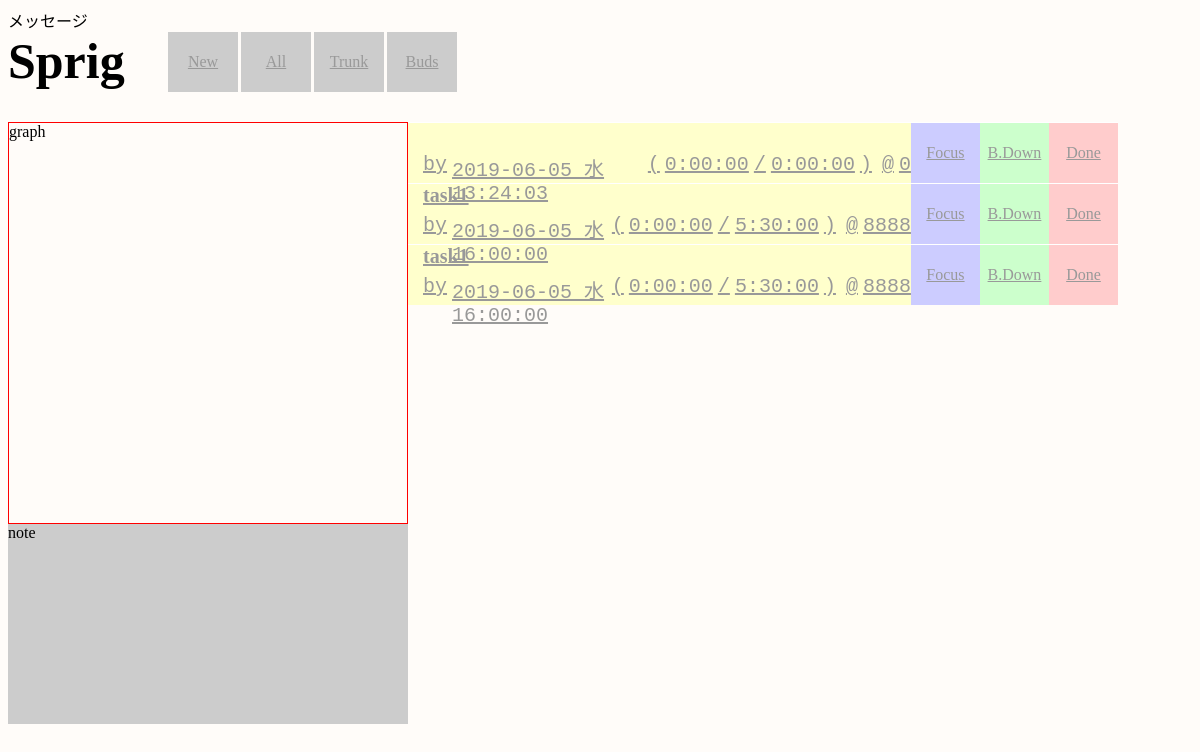
The page /show_trunk on the database as committed earlier.
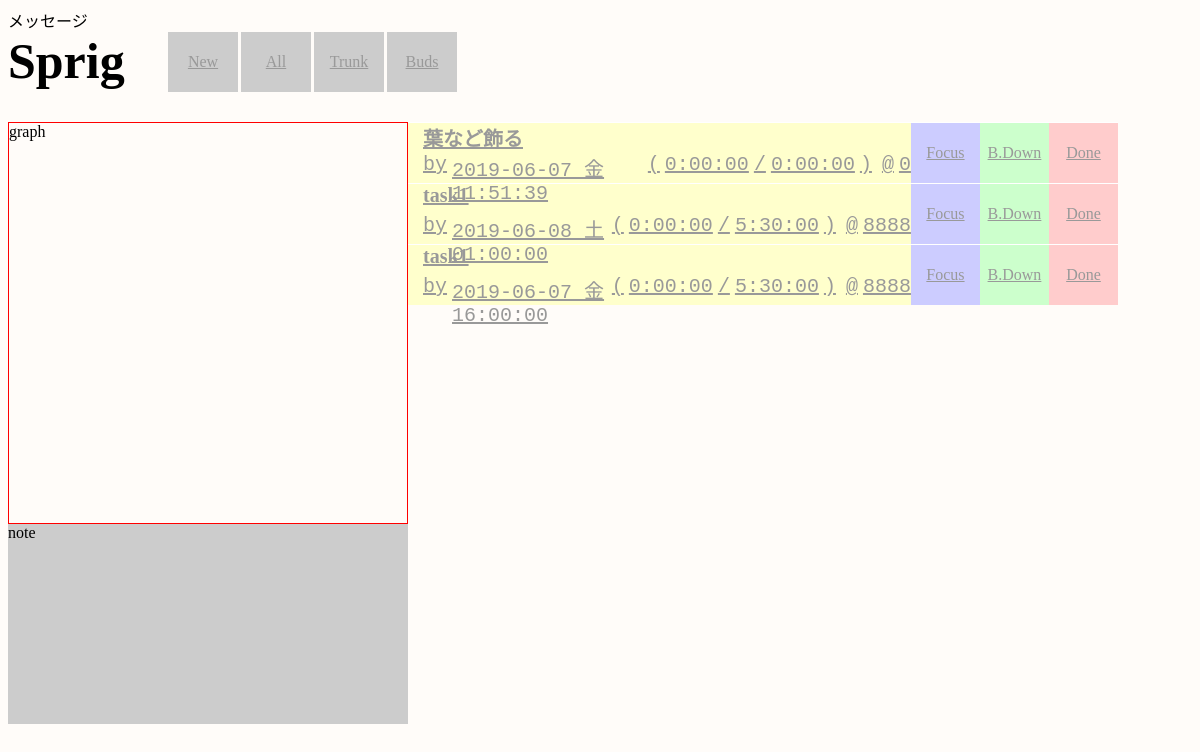
The same page on the database as committed later.
### todo/models.py (models this page shows, shortened)
class Task(models.Model):
    class Meta:
        db_table = 'tasks'
    created_at = models.DateTimeField(auto_now_add=True)
    updated_at = models.DateTimeField(auto_now=True)
    title = models.CharField(verbose_name='タスク名', max_length=255)
    start = models.DateTimeField(verbose_name='着手日時', null=True, default=datetime.datetime.now())
    expected_time = models.DurationField(verbose_name='予想時間', default=datetime.timedelta(hours=1))  # todo デフォルト値
    actual_time = models.DurationField(verbose_name='実績時間', default=datetime.timedelta())  # todo デフォルト値
    deadline = models.DateTimeField(verbose_name='納期', default=datetime.datetime.now() + datetime.timedelta(hours=1))  # todo デフォルト値
    client = models.IntegerField(verbose_name='依頼者', default=0)  # todo デフォルトは自分
    is_done = models.BooleanField(verbose_name='完了', default=False)
    note = models.TextField(verbose_name='備考', null=True)
    initial_step = models.ForeignKey(Step,
                                     related_name='out_tasks',
                                     verbose_name='始点',
                                     default=None,  # todo 唯一の最始点を設定する？
                                     on_delete=models.PROTECT)
    terminal_step = models.ForeignKey(Step,
                                      related_name='in_tasks',
                                      verbose_name='終点',
                                      default=None,   # todo デフォルトは最終点
                                      on_delete=models.PROTECT)

### todo/views.py (the view, shortened to what this page needs)
class ShowTaskTrunk(View):
    def get(self, req, *args, **kwargs):
        tasks = Task.objects.filter(is_done=False).all()
        initial_steps = [task.initial_step for task in tasks]
        trunk = [_ for _ in tasks if _.terminal_step not in initial_steps]
        context = {
            'taskss': {
                'tasks': trunk
            }
        }
        return render(req, 'todo/index.html', context)

### todo/templates/todo/index.html (shortened to what this page needs)
{% load static %}
<!DOCTYPE html>
<html>
    <head>
            <link rel="stylesheet" href="https://unpkg.com/karma-css@latest/dist/karma.min.css">
            <link rel="stylesheet"
            href="{% static 'css/todo.css' %}" >
    </head>
    <body>
        <div>メッセージ</div>
        <div class="container">
            <div class="header flex">
                <div id="title">Sprig</div>
                <div class="controller flex">
                    <a href="{% url 'register' %}">
                        <div class="menu" id="new">New</div>
                    </a>
                    <a href="{% url 'index' %}">
                        <div class="menu" id="all">All</div>
                    </a>
                    <a href="{% url 'show_trunk' %}">
                        <div class="menu" id="trunk">Trunk</div>
                    </a>
                    <a href="{% url 'show_buds' %}">
                        <div class="menu" id="buds">Buds</div>
                    </a>
                </div>
            </div>
            <div class="main flex">
                <div class="fix">
                    <div id="graph">graph</div>
                    <div id="note">note</div>
                </div>
                <div id="tasks">
                    {% for relationship, tasks in taskss.items %}
                    {% for task in tasks %}
                    <div class="task flex {{ relationship }} {% if not task.is_done %}undone{% else %}done{% endif %}">
                        <a href="#" class="description" onfocus="on_focus(this)" onblur="on_blur(this)">
                                <div class="title mg">{{ task.title }}</div>
                                <div class="attr flex">
                                    <span class="mg">by</span>
                                    <div class="number">{{ task.deadline|date:"Y-m-d D H:i:s" }}</div>
                                    <span class="mg">(</span>
                                    <div class="number">{{ task.actual_time }}</div>
                                    <span class="mg">/</span>
                                    <div class="number">{{ task.expected_time }}</div>
                                    <span class="mg">)</span>
                                    <span class="mg">@</span>
                                    <div>{{ task.client }}</div>
                                </div>
                        </a>
                        <a href="{% url 'show_around_1' task.id %}">
                            <div class="menu focus">Focus</div>
                        </a>
                        {% if not task.is_done %}
                        <a href="{% url 'breakdown' task.id %}">
                            <div class="menu breakdown">B.Down</div>
                        </a>
                        {% else %}
                        <a>
                            <div class="menu breakdown">B.Down</div>
                        </a>
                        {% endif %}
                        {% if not task.is_done %}
                        <a href="{% url 'done' task.id %}">
                            <div class="menu done done_undone">Done</div>
                        </a>
                        {% else %}
                        <a href="{% url 'undone' task.id %}">
                            <div class="menu undone done_undone">Undone</div>
                        </a>
                        {% endif %}
                    </div>
                    {% endfor %}
                    {% endfor %}
                </div>
            </div>
        </div>
    </body>
</html>

### todo/static/css/todo.css (style rules this page uses)
body { background: #fffcf9; }
.header { height: 60px; margin-bottom: 30px; }
.header .menu { background: #cccccc; border-right: 3px solid #fffcf9; }
#title { width: 160px; font-size: 50px; color: #000000; font-weight: 800; font-family: Impact; vertical-align: middle; }
.controller { width: 950px; text-align: right; }
.fix { width: 400px; height: 600px; }
#graph { height: 400px; border: 1px solid red; }
#note { height: 200px; background: #cccccc; overflow: auto; }
#tasks { width: 710px; height: 600px; overflow: auto; }
.task { border-top: 1px solid white; height: 60px; }
.task .description { width: 500px; padding-left: 10px; }
.task .description .title { height: 30px; font-size: 20px; font-weight: 600; }
.task .description .attr { height: 30px; font-family: 'Monotype Corsiva', 'Courier New'; font-size: 20px; }
.menu { width: 70px; height: 60px; display: table-cell; text-align: center; vertical-align: middle; }
.done { background: #cccccc; }
.undone { background: #ffffcc; }
.focus { background: #ccccff; }
.undone .breakdown { background: #ccffcc; }
.undone .done { background: #ffcccc; }
.flex { display: -webkit-flex; display: -moz-flex; display: -ms-flex; display: -o-flex; display: flex; }
.mg { margin-left: 5px; margin-right: 5px; }
a { color: #999999; }

Rows that differ between the two databases and show on the page:
removed Task: deadline "2019-06-05 水 13:24:03", actual_time "0:00:00", expected_time "0:00:00", client "0", is_done "B.Down"
removed Task: title "task1", deadline "2019-06-05 水 16:00:00", actual_time "0:00:00", expected_time "5:30:00", client "8888", is_done "B.Down"
removed Task: title "task1", deadline "2019-06-05 水 16:00:00", actual_time "0:00:00", expected_time "5:30:00", client "8888", is_done "B.Down"
added Task: title "葉など飾る", deadline "2019-06-07 金 11:51:39", actual_time "0:00:00", expected_time "0:00:00", client "0", is_done "B.Down"
added Task: title "task1", deadline "2019-06-08 土 01:00:00", actual_time "0:00:00", expected_time "5:30:00", client "8888", is_done "B.Down"
added Task: title "task1", deadline "2019-06-07 金 16:00:00", actual_time "0:00:00", expected_time "5:30:00", client "8888", is_done "B.Down"
